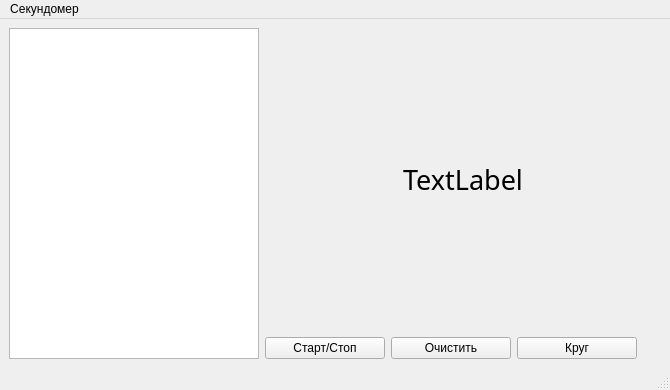
<?xml version="1.0" encoding="UTF-8"?>
<ui version="4.0">
 <class>MainWindow</class>
 <widget class="QMainWindow" name="MainWindow">
  <property name="geometry">
   <rect>
    <x>0</x>
    <y>0</y>
    <width>670</width>
    <height>390</height>
   </rect>
  </property>
  <property name="windowTitle">
   <string>MainWindow</string>
  </property>
  <widget class="QWidget" name="centralwidget">
   <layout class="QVBoxLayout" name="verticalLayout">
    <item>
     <layout class="QGridLayout" name="gridLayout">
      <item row="0" column="1">
       <widget class="QLabel" name="label">
        <property name="sizePolicy">
         <sizepolicy hsizetype="Expanding" vsizetype="Expanding">
          <horstretch>0</horstretch>
          <verstretch>0</verstretch>
         </sizepolicy>
        </property>
        <property name="maximumSize">
         <size>
          <width>500</width>
          <height>16777215</height>
         </size>
        </property>
        <property name="font">
         <font>
          <family>MS Gothic</family>
          <pointsize>20</pointsize>
         </font>
        </property>
        <property name="text">
         <string>TextLabel</string>
        </property>
        <property name="scaledContents">
         <bool>true</bool>
        </property>
        <property name="alignment">
         <set>Qt::AlignCenter</set>
        </property>
       </widget>
      </item>
      <item row="1" column="1">
       <layout class="QHBoxLayout" name="horizontalLayout" stretch="1,1,1,0">
        <property name="sizeConstraint">
         <enum>QLayout::SetDefaultConstraint</enum>
        </property>
        <item>
         <widget class="QPushButton" name="pb_startstop">
          <property name="sizePolicy">
           <sizepolicy hsizetype="MinimumExpanding" vsizetype="Fixed">
            <horstretch>0</horstretch>
            <verstretch>0</verstretch>
           </sizepolicy>
          </property>
          <property name="minimumSize">
           <size>
            <width>120</width>
            <height>0</height>
           </size>
          </property>
          <property name="maximumSize">
           <size>
            <width>120</width>
            <height>16777215</height>
           </size>
          </property>
          <property name="text">
           <string>Старт/Стоп</string>
          </property>
          <property name="checkable">
           <bool>true</bool>
          </property>
          <property name="checked">
           <bool>false</bool>
          </property>
         </widget>
        </item>
        <item>
         <widget class="QPushButton" name="pb_clear">
          <property name="sizePolicy">
           <sizepolicy hsizetype="MinimumExpanding" vsizetype="Maximum">
            <horstretch>0</horstretch>
            <verstretch>0</verstretch>
           </sizepolicy>
          </property>
          <property name="minimumSize">
           <size>
            <width>120</width>
            <height>0</height>
           </size>
          </property>
          <property name="maximumSize">
           <size>
            <width>120</width>
            <height>16777215</height>
           </size>
          </property>
          <property name="text">
           <string>Очистить</string>
          </property>
         </widget>
        </item>
        <item>
         <widget class="QPushButton" name="pb_circle">
          <property name="sizePolicy">
           <sizepolicy hsizetype="MinimumExpanding" vsizetype="Maximum">
            <horstretch>0</horstretch>
            <verstretch>0</verstretch>
           </sizepolicy>
          </property>
          <property name="minimumSize">
           <size>
            <width>120</width>
            <height>0</height>
           </size>
          </property>
          <property name="maximumSize">
           <size>
            <width>120</width>
            <height>16777215</height>
           </size>
          </property>
          <property name="text">
           <string>Круг</string>
          </property>
         </widget>
        </item>
        <item>
         <spacer name="horizontalSpacer">
          <property name="orientation">
           <enum>Qt::Horizontal</enum>
          </property>
          <property name="sizeHint" stdset="0">
           <size>
            <width>0</width>
            <height>20</height>
           </size>
          </property>
         </spacer>
        </item>
       </layout>
      </item>
      <item row="0" column="0" rowspan="2">
       <widget class="QTextBrowser" name="textBrowser">
        <property name="sizePolicy">
         <sizepolicy hsizetype="Preferred" vsizetype="Expanding">
          <horstretch>0</horstretch>
          <verstretch>0</verstretch>
         </sizepolicy>
        </property>
        <property name="minimumSize">
         <size>
          <width>200</width>
          <height>0</height>
         </size>
        </property>
        <property name="maximumSize">
         <size>
          <width>250</width>
          <height>16777215</height>
         </size>
        </property>
       </widget>
      </item>
     </layout>
    </item>
   </layout>
  </widget>
  <widget class="QMenuBar" name="menubar">
   <property name="geometry">
    <rect>
     <x>0</x>
     <y>0</y>
     <width>670</width>
     <height>25</height>
    </rect>
   </property>
   <widget class="QMenu" name="menu">
    <property name="title">
     <string>Секундомер</string>
    </property>
   </widget>
   <addaction name="menu"/>
  </widget>
  <widget class="QStatusBar" name="statusbar"/>
 </widget>
 <resources/>
 <connections>
  <connection>
   <sender>pb_clear</sender>
   <signal>clicked()</signal>
   <receiver>textBrowser</receiver>
   <slot>clear()</slot>
   <hints>
    <hint type="sourcelabel">
     <x>431</x>
     <y>340</y>
    </hint>
    <hint type="destinationlabel">
     <x>193</x>
     <y>256</y>
    </hint>
   </hints>
  </connection>
 </connections>
</ui>
